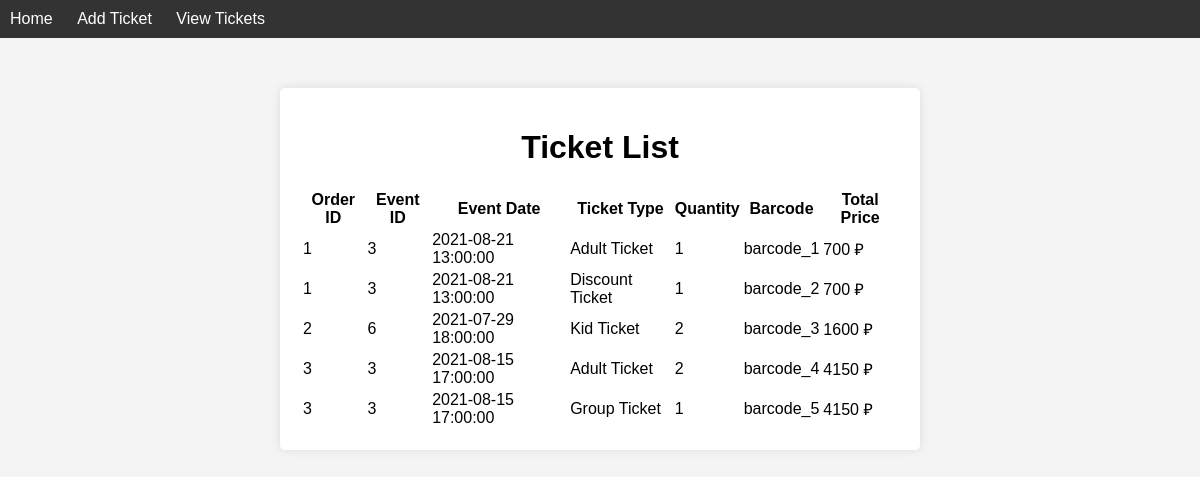
The app's page /view_tickets.php with its own data.
### tables this page shows
CREATE TABLE `order_details` (
  `id` int(10) NOT NULL AUTO_INCREMENT,
  `order_id` int(10) NOT NULL,
  `ticket_type_id` int(10) NOT NULL,
  `quantity` int(11) NOT NULL,
  `barcode` varchar(120) NOT NULL,
  PRIMARY KEY (`id`),
  FOREIGN KEY (`order_id`) REFERENCES `orders`(`id`) ON DELETE CASCADE,
  FOREIGN KEY (`ticket_type_id`) REFERENCES `ticket_types`(`id`)
);

CREATE TABLE `orders` (
  `id` int(10) NOT NULL AUTO_INCREMENT,
  `event_id` int(11) NOT NULL,
  `event_date` datetime NOT NULL,
  `ticket_adult_price` int(11) NOT NULL,
  `ticket_adult_quantity` int(11) NOT NULL,
  `ticket_kid_price` int(11) NOT NULL,
  `ticket_kid_quantity` int(11) NOT NULL,
  `barcode` varchar(120) NOT NULL,
  `equal_price` int(11) NOT NULL,
  `created` datetime NOT NULL DEFAULT CURRENT_TIMESTAMP,
  PRIMARY KEY (`id`),
  UNIQUE KEY `barcode` (`barcode`)
);

CREATE TABLE `ticket_types` (
  `id` int(10) NOT NULL AUTO_INCREMENT,
  `name` varchar(50) NOT NULL,
  `price` int(11) NOT NULL,
  PRIMARY KEY (`id`)
);

### view_tickets.php (the view, shortened to what this page needs)
<?php
include 'db.php';
$query = "SELECT o.id AS order_id, o.event_id, o.event_date, tt.name AS ticket_type, od.quantity, od.barcode, o.equal_price
          FROM orders o
          JOIN order_details od ON o.id = od.order_id
          JOIN ticket_types tt ON od.ticket_type_id = tt.id";
$result = $conn->query($query);
?>
<!DOCTYPE html>
<html lang="en">
<head>
    <link rel="stylesheet" href="style.css">
</head>
<body>
    <nav>
        <ul>
            <li><a href="index.php">Home</a></li>
            <li><a href="add_page.php">Add Ticket</a></li>
            <li><a href="view_tickets.php">View Tickets</a></li>
        </ul>
    </nav>
    <div class="container">
        <h1>Ticket List</h1>
        <table>
            <thead>
                <tr>
                    <th>Order ID</th>
                    <th>Event ID</th>
                    <th>Event Date</th>
                    <th>Ticket Type</th>
                    <th>Quantity</th>
                    <th>Barcode</th>
                    <th>Total Price</th>
                </tr>
            </thead>
            <tbody>
                <?php if ($result->num_rows > 0): ?>
                    <?php while($row = $result->fetch_assoc()): ?>
                        <tr>
                            <td><?php echo $row['order_id']; ?></td>
                            <td><?php echo $row['event_id']; ?></td>
                            <td><?php echo $row['event_date']; ?></td>
                            <td><?php echo $row['ticket_type']; ?></td>
                            <td><?php echo $row['quantity']; ?></td>
                            <td><?php echo $row['barcode']; ?></td>
                            <td><?php echo $row['equal_price']; ?> ₽</td>
                        </tr>
                    <?php endwhile; ?>
                <?php else: ?>
                    <tr>
                        <td colspan="7">No tickets found.</td>
                    </tr>
                <?php endif; ?>
            </tbody>
        </table>
    </div>
</body>
</html>

### style.css (style rules this page uses)
body { font-family: Arial, sans-serif; background-color: #f4f4f4; margin: 0; padding: 0; }
.container { width: 50%; margin: auto; background: white; padding: 20px; border-radius: 5px; box-shadow: 0 0 10px rgba(0,0,0,0.1); margin-top: 50px; }
h1 { text-align: center; }
nav { background-color: #333; padding: 10px; }
nav ul { list-style-type: none; margin: 0; padding: 0; }
nav ul li { display: inline; margin-right: 20px; }
nav ul li a { color: white; text-decoration: none; }

### records on screen
order_details: order "1", order.event_id "3", order.event_date "2021-08-21 13:00:00", ticket_type.name "Adult Ticket", quantity "1", barcode "barcode_1", order.equal_price "700"
order_details: order "1", order.event_id "3", order.event_date "2021-08-21 13:00:00", ticket_type.name "Discount Ticket", quantity "1", barcode "barcode_2", order.equal_price "700"
order_details: order "2", order.event_id "6", order.event_date "2021-07-29 18:00:00", ticket_type.name "Kid Ticket", quantity "2", barcode "barcode_3", order.equal_price "1600"
order_details: order "3", order.event_id "3", order.event_date "2021-08-15 17:00:00", ticket_type.name "Adult Ticket", quantity "2", barcode "barcode_4", order.equal_price "4150"
order_details: order "3", order.event_id "3", order.event_date "2021-08-15 17:00:00", ticket_type.name "Group Ticket", quantity "1", barcode "barcode_5", order.equal_price "4150"
